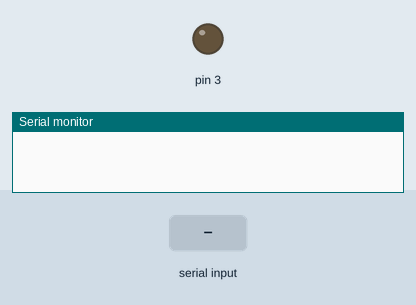
Simulated run of this sketch. Board: Arduino Uno, built with avr-gcc and run on an emulated ATmega328P. Parts: output pins drawn as LEDs (lit = HIGH), the last lines printed to the serial monitor. The inputs (shaded band) are chosen by the test bench.

Above: at 1.2 s.
1.3 s: "on" received over Serial
At 1.6 s:
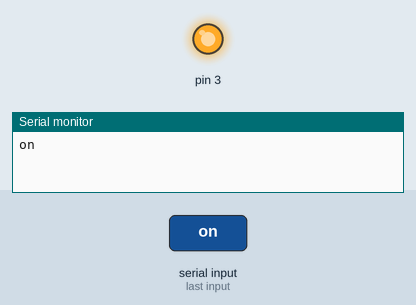
2.8 s: "off" received over Serial
At 3.1 s:
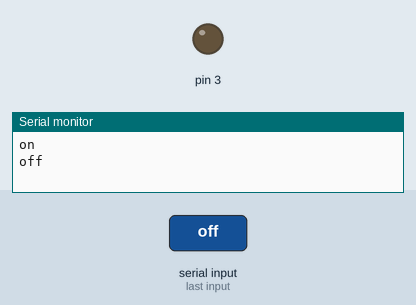
Timing chart, 0 to 5.8 s (numbered marks = the images above; inputs shaded):
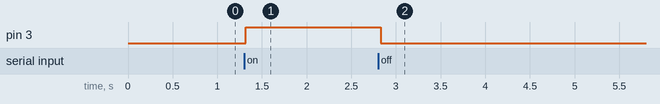

The sketch:

bluetooth.ino
```cpp
String text;
void setup() {
  // put your setup code here, to run once:
pinMode(3,OUTPUT);
Serial.begin(9600);
}

void loop() {
  // put your main code here, to run repeatedly:
  while(Serial.available())
  {
   delay(10);
   char c= Serial.read();
   text+=c;
   }
   if(text.length()>0)
   {
      Serial.println(text);
      if(text=="on")
      {
        digitalWrite(3,HIGH);
      }
      if(text=="off")
      {
        digitalWrite(3,LOW);
      }
   text = "";
   }
}
```

Measured:
- after the input at 1.3 s, pin 3: LOW → HIGH at once
- after the input at 2.8 s, pin 3: HIGH → LOW at once
